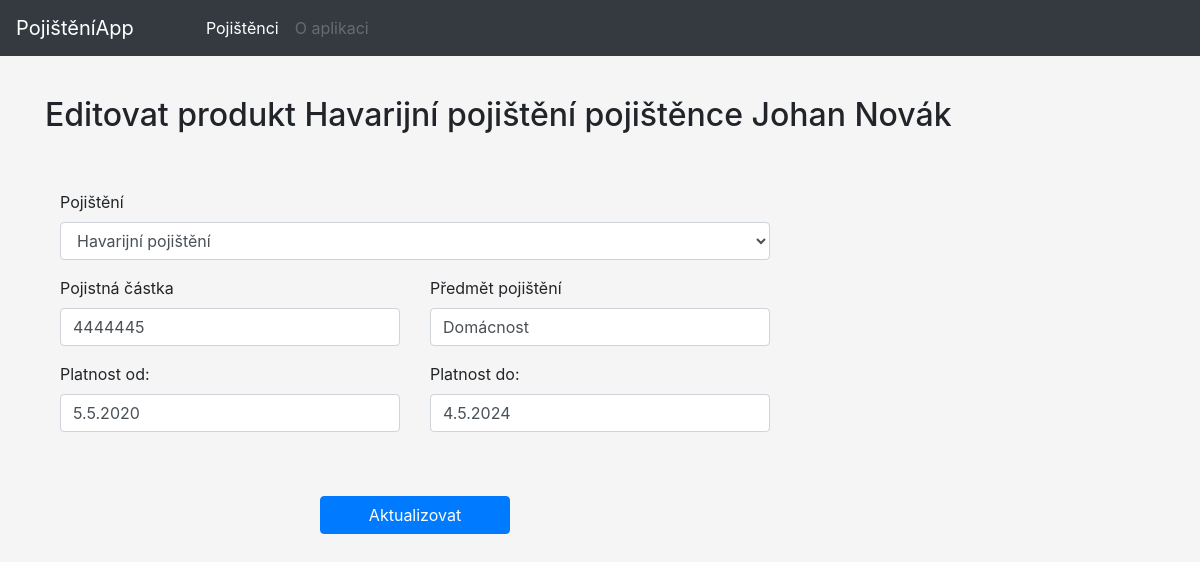
The page /menit-pojisteni/52/10 on the database its author committed.
### tables this page shows
CREATE TABLE `pojisteni` (
  `pojisteni_id` int(11) NOT NULL,
  `poj_produkt` varchar(255) NOT NULL,
  `poj_castka` int(11) NOT NULL,
  `predmet_poj` varchar(255) NOT NULL,
  `platnost_od` date NOT NULL,
  `platnost_do` date NOT NULL,
  `pojistenec_id` int(11) NOT NULL
);

CREATE TABLE `pojistenci` (
  `pojistenci_id` int(11) NOT NULL,
  `jmeno` varchar(255) NOT NULL,
  `prijmeni` varchar(255) NOT NULL,
  `email` varchar(255) NOT NULL,
  `telefon` varchar(20) NOT NULL,
  `ulice_cp` varchar(255) NOT NULL,
  `mesto` varchar(255) NOT NULL,
  `psc` varchar(6) NOT NULL
);

### index.php (called while the page is built, shortened)
<?php
$smerovac = new SmerovacKontroler();
$smerovac->zpracuj(array($_SERVER['REQUEST_URI']));
$smerovac->vypisPohled();

### kontrolery/MenitPojisteniKontroler.php (called while the page is built, shortened)
<?php
class MenitPojisteniKontroler extends Kontroler
{
	public function zpracuj(array $parametry): void
	{
		$spravcePojistencu = new SpravcePojistencu();
		$spravcePojisteni = new SpravcePojisteni();
		if (!empty($parametry[0]) && is_numeric($parametry[0]) || !empty($parametry[1]) && is_numeric($parametry[1])) {
			$produkt = $spravcePojisteni->vratJedenProdukt(array($parametry[1]));
		} else {
			$this->presmeruj('chyba');
		}
		$pojistenec = $spravcePojistencu->vratJednohoPojistence(array($parametry[0]));
		$produkt = $spravcePojisteni->vratJedenProdukt(array($parametry[1]));
	}
}

### modely/Db.php (called while the page is built, shortened)
<?php
class Db {
    private static $spojeni;
    private static array $nastaveni = array(
		PDO::ATTR_ERRMODE => PDO::ERRMODE_EXCEPTION,
		PDO::MYSQL_ATTR_INIT_COMMAND => "SET NAMES utf8",
		PDO::ATTR_EMULATE_PREPARES => false,
	);
    public static function pripoj(string $host, string $uzivatel, string $heslo, string $databaze) : void
    {
		if (!isset(self::$spojeni)) {
			self::$spojeni = @new PDO(
				"mysql:host=$host;dbname=$databaze",
				$uzivatel,
				$heslo,
				self::$nastaveni
			);
		}
	}
    public static function dotazJeden(string $dotaz, array $parametry = array()) : array|bool
    {
		$navrat = self::$spojeni->prepare($dotaz);
		$navrat->execute($parametry);
		return $navrat->fetch();
	}
}

### modely/SpravcePojisteni.php (called while the page is built, shortened)
<?php
class SpravcePojisteni
{
	public function vratJedenProdukt(array $id) : array|bool
	{
		return Db::dotazJeden('
			SELECT *
			FROM pojisteni
			WHERE pojisteni_id = ?',
			$id);
	}
}

### kontrolery/SmerovacKontroler.php (called while the page is built, shortened)
<?php
class SmerovacKontroler extends Kontroler
{
	protected Kontroler $kontroler;
	private function pomlckyDoVelbloudiNotace(string $text) : string
	{
		$veta = str_replace('-', ' ', $text);
		$veta = ucwords($veta);
		$veta = str_replace(' ', '', $veta);
		return $veta;
	}
	private function parsujURL(string $url) : array
	{
        $naparsovanaURL = parse_url($url);
		$naparsovanaURL["path"] = ltrim($naparsovanaURL["path"], "/");
		$naparsovanaURL["path"] = trim($naparsovanaURL["path"]);
		$rozdelenaCesta = explode("/", $naparsovanaURL["path"]);
		return $rozdelenaCesta;
	}
    public function zpracuj(array $parametry) : void
    {
		$naparsovanaURL = $this->parsujURL($parametry[0]);
		$tridaKontroleru = $this->pomlckyDoVelbloudiNotace(array_shift($naparsovanaURL)) . 'Kontroler';
		if (file_exists('kontrolery/' . $tridaKontroleru . '.php'))
			$this->kontroler = new $tridaKontroleru;
		else
			$this->presmeruj('chyba');
        $this->kontroler->zpracuj($naparsovanaURL);
    }
}

### modely/SpravcePojistencu.php (called while the page is built, shortened)
<?php
class SpravcePojistencu
{
	public function vratJednohoPojistence (array $id) : array|bool
	{
		return Db::dotazJeden('
			SELECT *
			FROM pojistenci
			WHERE pojistenci_id = ?',
			$id
			);
	}
}

### modely/FormatHelper.php (called while the page is built, shortened)
<?php
class FormatHelper
{
	public static function datumDoFormulare($vstupniDatum)
	{
		$datum_pole = explode('-', $vstupniDatum);
		$den = ltrim($datum_pole[2], "0");
		$mesic = ltrim($datum_pole[1], "0");
		$rok = $datum_pole[0];
		return $den . '.' . $mesic . '.' . $rok;
	}
}

### pohledy/menit-pojisteni.phtml (the view, shortened to what this page needs)
<div class="container">
	<h2 class="pb-lg-5">Editovat produkt <?= $produkt['poj_produkt'] ?> pojištěnce <?= $pojistenec['jmeno'] . ' ' . $pojistenec['prijmeni'] ?></h2>
	<div class="row">
		<form action="" class="col" method="post">
			<div class="d-sm-flex">
				<div class="form-group col-md-8">
					<label for="pojisteni">Pojištění</label>
					<select class="form-control" name="poj_produkt" id="pojisteni">
						<option value="<?= htmlspecialchars($produkt['poj_produkt']) ?>"><?= htmlspecialchars($produkt['poj_produkt']) ?></option>
					</select>
				</div>
			</div>
			<div class="d-sm-flex">
				<div class="form-group col-md-4">
					<label for="poj-castka">Pojistná částka</label>
					<input type="number" class="form-control" id="poj-castka" name="poj_castka" placeholder="10000000" value="<?php if(isset($_POST['poj_castka'])) {echo htmlspecialchars($_POST['poj_castka']);} else {echo htmlspecialchars($produkt['poj_castka']);}?>">
				</div>
				<div class="form-group col-md-4">
					<label for="predmet-poj">Předmět pojištění</label>
					<input type="text" class="form-control" id="predmet-poj" name="predmet_poj" placeholder="Byt" value="<?php if(isset($_POST['poj_castka'])) {echo htmlspecialchars($_POST['predmet_poj']);} else {echo htmlspecialchars($produkt['predmet_poj']);}?>">
				</div>
			</div>
			<div class="d-sm-flex">
				<div class="form-group col-md-4">
					<label for="platnost-od">Platnost od:</label>
					<input type="text" class="form-control" id="platnost-od" name="platnost_od" placeholder="1.1.2020" value="<?php if(isset($_POST['platnost_od'])) {echo htmlspecialchars($_POST['platnost_od']);} else {echo htmlspecialchars(FormatHelper::datumDoFormulare($produkt['platnost_od']));}?>">
				</div>
				<div class="form-group col-md-4">
					<label for="platnost-do">Platnost do:</label>
					<input type="text" class="form-control" id="platnost-do" name="platnost_do" placeholder="31.12.2022" value="<?php if(isset($_POST['platnost_do'])) {echo htmlspecialchars($_POST['platnost_do']);} else {echo htmlspecialchars(FormatHelper::datumDoFormulare($produkt['platnost_do']));}?>">
				</div>
			</div>
			<div class="d-sm-flex col-md-8 justify-content-center">
				<input type="submit" class="btn btn-primary px-5 mt-lg-5" value="Aktualizovat">
			</div>
		</form>
	</div>
</div>

### style.css (style rules this page uses)
body { background-color: whitesmoke; }
.container { margin-top: 96px; }

### rows shown on the page
pojisteni: poj_produkt "Havarijní pojištění", poj_castka "4444445", predmet_poj "Domácnost", platnost_od "5.5.2020", platnost_do "4.5.2024"
pojistenci: jmeno "Johan", prijmeni "Novák"
